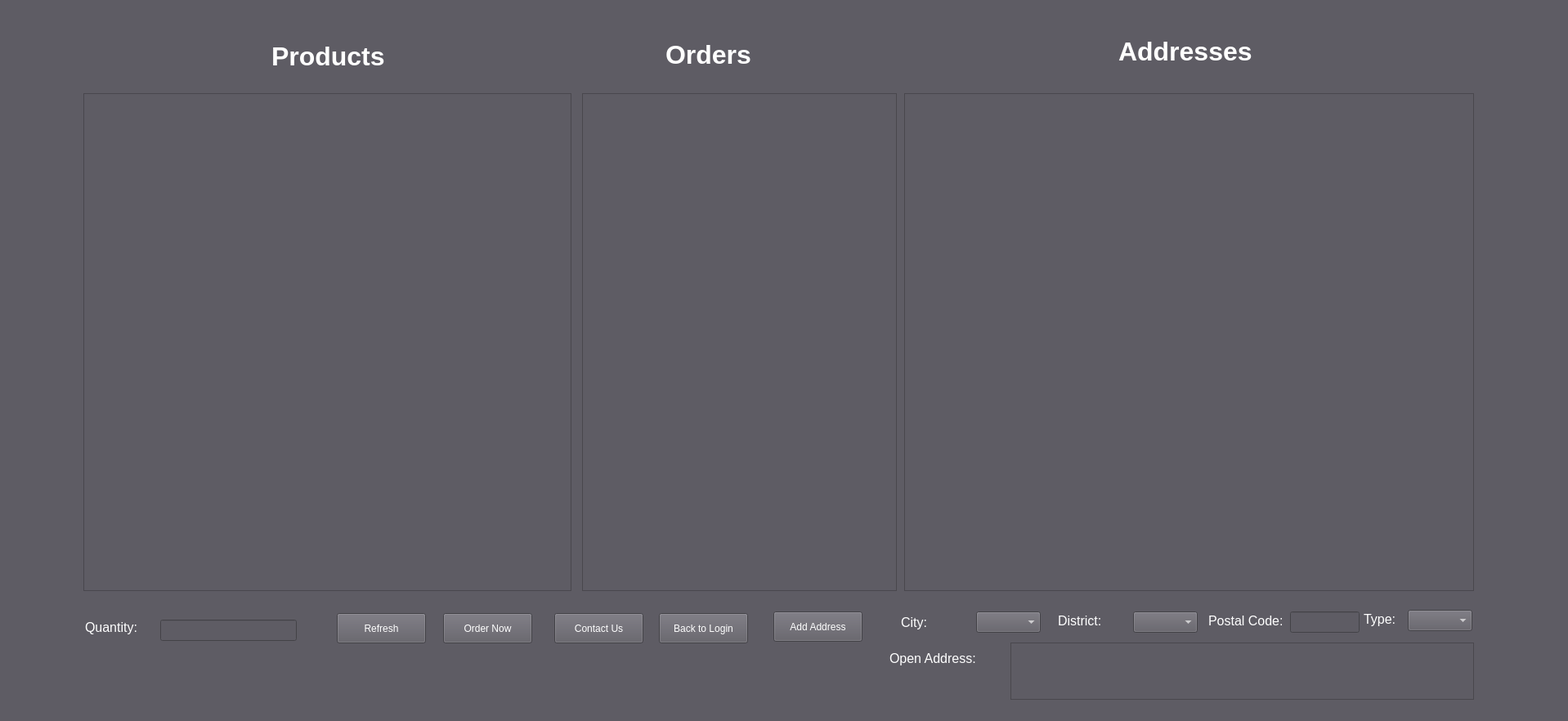
<?xml version="1.0" encoding="UTF-8"?>
<ui version="4.0">
 <class>CustomerWindow</class>
 <widget class="QMainWindow" name="CustomerWindow">
  <property name="geometry">
   <rect>
    <x>0</x>
    <y>0</y>
    <width>1918</width>
    <height>882</height>
   </rect>
  </property>
  <property name="windowTitle">
   <string>Customer Panel</string>
  </property>
  <property name="styleSheet">
   <string notr="true">background-color: rgb(94, 92, 100);</string>
  </property>
  <widget class="QWidget" name="centralwidget">
   <widget class="QPushButton" name="pushButton_Login">
    <property name="geometry">
     <rect>
      <x>806</x>
      <y>750</y>
      <width>109</width>
      <height>37</height>
     </rect>
    </property>
    <property name="styleSheet">
     <string notr="true">border-color: rgb(255, 255, 255);
color: rgb(255, 255, 255);
background-color: rgb(94, 92, 100);</string>
    </property>
    <property name="text">
     <string>Back to Login</string>
    </property>
   </widget>
   <widget class="QLabel" name="label">
    <property name="geometry">
     <rect>
      <x>6</x>
      <y>2</y>
      <width>257</width>
      <height>99</height>
     </rect>
    </property>
    <property name="text">
     <string/>
    </property>
    <property name="pixmap">
     <pixmap resource="resources.qrc">:/ChatGPT Image Dec 8, 2025, 09_58_43 PM.png</pixmap>
    </property>
    <property name="scaledContents">
     <bool>true</bool>
    </property>
   </widget>
   <widget class="QLineEdit" name="lineEdit_Quantity">
    <property name="geometry">
     <rect>
      <x>196</x>
      <y>758</y>
      <width>167</width>
      <height>26</height>
     </rect>
    </property>
    <property name="styleSheet">
     <string notr="true">color: rgb(255, 255, 255);</string>
    </property>
    <property name="echoMode">
     <enum>QLineEdit::Password</enum>
    </property>
   </widget>
   <widget class="QLabel" name="label_3">
    <property name="geometry">
     <rect>
      <x>104</x>
      <y>748</y>
      <width>77</width>
      <height>39</height>
     </rect>
    </property>
    <property name="styleSheet">
     <string notr="true">color: rgb(255, 255, 255);</string>
    </property>
    <property name="text">
     <string>&lt;html&gt;&lt;head/&gt;&lt;body&gt;&lt;p&gt;&lt;span style=&quot; font-size:12pt;&quot;&gt;Quantity:&lt;/span&gt;&lt;/p&gt;&lt;/body&gt;&lt;/html&gt;</string>
    </property>
    <property name="scaledContents">
     <bool>false</bool>
    </property>
    <property name="wordWrap">
     <bool>false</bool>
    </property>
   </widget>
   <widget class="QTableView" name="tableView_Product">
    <property name="geometry">
     <rect>
      <x>102</x>
      <y>114</y>
      <width>597</width>
      <height>609</height>
     </rect>
    </property>
   </widget>
   <widget class="QTableView" name="tableView_Order">
    <property name="geometry">
     <rect>
      <x>712</x>
      <y>114</y>
      <width>385</width>
      <height>609</height>
     </rect>
    </property>
   </widget>
   <widget class="QPushButton" name="pushButton_Refresh">
    <property name="geometry">
     <rect>
      <x>412</x>
      <y>750</y>
      <width>109</width>
      <height>37</height>
     </rect>
    </property>
    <property name="styleSheet">
     <string notr="true">border-color: rgb(255, 255, 255);
color: rgb(255, 255, 255);
background-color: rgb(94, 92, 100);</string>
    </property>
    <property name="text">
     <string>Refresh</string>
    </property>
   </widget>
   <widget class="QPushButton" name="pushButton_Order">
    <property name="geometry">
     <rect>
      <x>542</x>
      <y>750</y>
      <width>109</width>
      <height>37</height>
     </rect>
    </property>
    <property name="styleSheet">
     <string notr="true">border-color: rgb(255, 255, 255);
color: rgb(255, 255, 255);
background-color: rgb(94, 92, 100);</string>
    </property>
    <property name="text">
     <string>Order Now</string>
    </property>
   </widget>
   <widget class="QPushButton" name="pushButton_Contact">
    <property name="geometry">
     <rect>
      <x>678</x>
      <y>750</y>
      <width>109</width>
      <height>37</height>
     </rect>
    </property>
    <property name="styleSheet">
     <string notr="true">border-color: rgb(255, 255, 255);
color: rgb(255, 255, 255);
background-color: rgb(94, 92, 100);</string>
    </property>
    <property name="text">
     <string>Contact Us</string>
    </property>
   </widget>
   <widget class="QLabel" name="label_4">
    <property name="geometry">
     <rect>
      <x>332</x>
      <y>50</y>
      <width>155</width>
      <height>39</height>
     </rect>
    </property>
    <property name="styleSheet">
     <string notr="true">color: rgb(255, 255, 255);</string>
    </property>
    <property name="text">
     <string>&lt;html&gt;&lt;head/&gt;&lt;body&gt;&lt;p&gt;&lt;span style=&quot; font-size:24pt; font-weight:600;&quot;&gt;Products&lt;/span&gt;&lt;/p&gt;&lt;/body&gt;&lt;/html&gt;</string>
    </property>
    <property name="scaledContents">
     <bool>false</bool>
    </property>
    <property name="wordWrap">
     <bool>false</bool>
    </property>
   </widget>
   <widget class="QLabel" name="label_5">
    <property name="geometry">
     <rect>
      <x>814</x>
      <y>48</y>
      <width>155</width>
      <height>39</height>
     </rect>
    </property>
    <property name="styleSheet">
     <string notr="true">color: rgb(255, 255, 255);</string>
    </property>
    <property name="text">
     <string>&lt;html&gt;&lt;head/&gt;&lt;body&gt;&lt;p&gt;&lt;span style=&quot; font-size:24pt; font-weight:600;&quot;&gt;Orders&lt;/span&gt;&lt;/p&gt;&lt;/body&gt;&lt;/html&gt;</string>
    </property>
    <property name="scaledContents">
     <bool>false</bool>
    </property>
    <property name="wordWrap">
     <bool>false</bool>
    </property>
   </widget>
   <widget class="QTableView" name="tableView_Address">
    <property name="geometry">
     <rect>
      <x>1106</x>
      <y>114</y>
      <width>697</width>
      <height>609</height>
     </rect>
    </property>
   </widget>
   <widget class="QLabel" name="label_6">
    <property name="geometry">
     <rect>
      <x>1368</x>
      <y>44</y>
      <width>183</width>
      <height>39</height>
     </rect>
    </property>
    <property name="styleSheet">
     <string notr="true">color: rgb(255, 255, 255);</string>
    </property>
    <property name="text">
     <string>&lt;html&gt;&lt;head/&gt;&lt;body&gt;&lt;p&gt;&lt;span style=&quot; font-size:24pt; font-weight:600;&quot;&gt;Addresses&lt;/span&gt;&lt;/p&gt;&lt;/body&gt;&lt;/html&gt;</string>
    </property>
    <property name="scaledContents">
     <bool>false</bool>
    </property>
    <property name="wordWrap">
     <bool>false</bool>
    </property>
   </widget>
   <widget class="QComboBox" name="comboBox_City">
    <property name="geometry">
     <rect>
      <x>1194</x>
      <y>748</y>
      <width>79</width>
      <height>26</height>
     </rect>
    </property>
    <property name="styleSheet">
     <string notr="true">color: rgb(255, 255, 255);</string>
    </property>
   </widget>
   <widget class="QComboBox" name="comboBox_District">
    <property name="geometry">
     <rect>
      <x>1386</x>
      <y>748</y>
      <width>79</width>
      <height>26</height>
     </rect>
    </property>
    <property name="styleSheet">
     <string notr="true">color: rgb(255, 255, 255);</string>
    </property>
   </widget>
   <widget class="QLabel" name="label_7">
    <property name="geometry">
     <rect>
      <x>1102</x>
      <y>742</y>
      <width>77</width>
      <height>39</height>
     </rect>
    </property>
    <property name="styleSheet">
     <string notr="true">color: rgb(255, 255, 255);</string>
    </property>
    <property name="text">
     <string>&lt;html&gt;&lt;head/&gt;&lt;body&gt;&lt;p&gt;&lt;span style=&quot; font-size:12pt;&quot;&gt;City:&lt;/span&gt;&lt;/p&gt;&lt;/body&gt;&lt;/html&gt;</string>
    </property>
    <property name="scaledContents">
     <bool>false</bool>
    </property>
    <property name="wordWrap">
     <bool>false</bool>
    </property>
   </widget>
   <widget class="QLabel" name="label_8">
    <property name="geometry">
     <rect>
      <x>1294</x>
      <y>740</y>
      <width>77</width>
      <height>39</height>
     </rect>
    </property>
    <property name="styleSheet">
     <string notr="true">color: rgb(255, 255, 255);</string>
    </property>
    <property name="text">
     <string>&lt;html&gt;&lt;head/&gt;&lt;body&gt;&lt;p&gt;&lt;span style=&quot; font-size:12pt;&quot;&gt;District:&lt;/span&gt;&lt;/p&gt;&lt;/body&gt;&lt;/html&gt;</string>
    </property>
    <property name="scaledContents">
     <bool>false</bool>
    </property>
    <property name="wordWrap">
     <bool>false</bool>
    </property>
   </widget>
   <widget class="QLabel" name="label_9">
    <property name="geometry">
     <rect>
      <x>1088</x>
      <y>786</y>
      <width>133</width>
      <height>39</height>
     </rect>
    </property>
    <property name="styleSheet">
     <string notr="true">color: rgb(255, 255, 255);</string>
    </property>
    <property name="text">
     <string>&lt;html&gt;&lt;head/&gt;&lt;body&gt;&lt;p&gt;&lt;span style=&quot; font-size:12pt;&quot;&gt;Open Address:&lt;/span&gt;&lt;/p&gt;&lt;/body&gt;&lt;/html&gt;</string>
    </property>
    <property name="scaledContents">
     <bool>false</bool>
    </property>
    <property name="wordWrap">
     <bool>false</bool>
    </property>
   </widget>
   <widget class="QTextEdit" name="textEdit_Address">
    <property name="geometry">
     <rect>
      <x>1236</x>
      <y>786</y>
      <width>567</width>
      <height>70</height>
     </rect>
    </property>
   </widget>
   <widget class="QPushButton" name="pushButton_Address">
    <property name="geometry">
     <rect>
      <x>946</x>
      <y>748</y>
      <width>109</width>
      <height>37</height>
     </rect>
    </property>
    <property name="styleSheet">
     <string notr="true">border-color: rgb(255, 255, 255);
color: rgb(255, 255, 255);
background-color: rgb(94, 92, 100);</string>
    </property>
    <property name="text">
     <string>Add Address</string>
    </property>
   </widget>
   <widget class="QLabel" name="label_10">
    <property name="geometry">
     <rect>
      <x>1478</x>
      <y>740</y>
      <width>97</width>
      <height>39</height>
     </rect>
    </property>
    <property name="styleSheet">
     <string notr="true">color: rgb(255, 255, 255);</string>
    </property>
    <property name="text">
     <string>&lt;html&gt;&lt;head/&gt;&lt;body&gt;&lt;p&gt;&lt;span style=&quot; font-size:12pt;&quot;&gt;Postal Code:&lt;/span&gt;&lt;/p&gt;&lt;/body&gt;&lt;/html&gt;</string>
    </property>
    <property name="scaledContents">
     <bool>false</bool>
    </property>
    <property name="wordWrap">
     <bool>false</bool>
    </property>
   </widget>
   <widget class="QComboBox" name="comboBox_Type">
    <property name="geometry">
     <rect>
      <x>1722</x>
      <y>746</y>
      <width>79</width>
      <height>26</height>
     </rect>
    </property>
    <property name="styleSheet">
     <string notr="true">color: rgb(255, 255, 255);</string>
    </property>
   </widget>
   <widget class="QLabel" name="label_11">
    <property name="geometry">
     <rect>
      <x>1668</x>
      <y>738</y>
      <width>45</width>
      <height>39</height>
     </rect>
    </property>
    <property name="styleSheet">
     <string notr="true">color: rgb(255, 255, 255);</string>
    </property>
    <property name="text">
     <string>&lt;html&gt;&lt;head/&gt;&lt;body&gt;&lt;p&gt;&lt;span style=&quot; font-size:12pt;&quot;&gt;Type:&lt;/span&gt;&lt;/p&gt;&lt;/body&gt;&lt;/html&gt;</string>
    </property>
    <property name="scaledContents">
     <bool>false</bool>
    </property>
    <property name="wordWrap">
     <bool>false</bool>
    </property>
   </widget>
   <widget class="QLineEdit" name="lineEdit_PostalCode">
    <property name="geometry">
     <rect>
      <x>1578</x>
      <y>748</y>
      <width>85</width>
      <height>26</height>
     </rect>
    </property>
   </widget>
  </widget>
  <widget class="QStatusBar" name="statusbar"/>
 </widget>
 <resources>
  <include location="resources.qrc"/>
 </resources>
 <connections/>
</ui>
